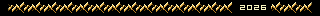

This game map was drawn from its Tiled (.tmx) file and the tilesets committed beside it. A one-line description and the full map source follow:
An orthogonal 20x1 tile map with 16x16 px tiles, 1 tile layer (Artwork).

<map version="1.10" orientation="orthogonal" renderorder="right-down" width="20" height="1" tilewidth="16" tileheight="16" infinite="0" nextlayerid="2" nextobjectid="1">
 <tileset firstgid="97" source="divider_tiles.tsx" />
 <layer id="1" name="Artwork" width="20" height="1">
  <data encoding="csv">
97,98,98,98,98,98,98,98,98,98,98,98,98,98,99,100,101,98,98,102
</data>
 </layer>
</map>
